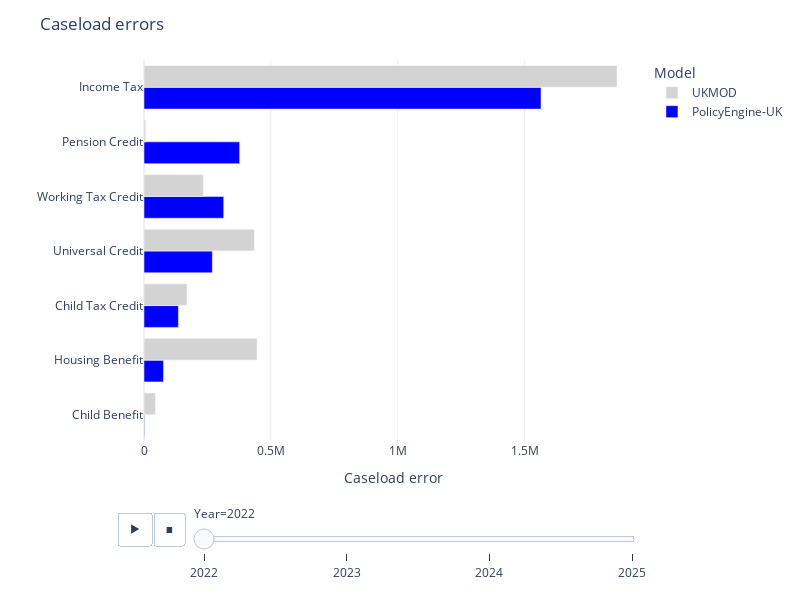

Write notebook code for a chart like this one.
### Code cell
def error_chart(table, title=None):
    hovertemplate = "<b>%{customdata[4]} in %{customdata[3]}</b><br>Error: %{x}<br>Official: %{customdata[2]}m<br>PolicyEngine-UK: %{customdata[0]}m<br>UKMOD: %{customdata[1]}m"
    table = table.replace("", np.nan).dropna(axis=0)
    table[[policyengine_uk, UKMOD]] = (
        table[[policyengine_uk, UKMOD]].abs() / 1e2
    )
    fig = (
        px.bar(
            table.sort_values(["Year", policyengine_uk]),
            x=[policyengine_uk, UKMOD],
            y="Program",
            orientation="h",
            animation_frame="Year",
            barmode="group",
            color_discrete_map={
                policyengine_uk: "blue",
                UKMOD: "lightgrey",
            },
            custom_data=[
                "PolicyEngine-UK caseload",
                "UKMOD caseload",
                "External caseload",
                "Year",
                "Program",
            ],
        )
        .update_layout(
            width=800,
            height=600,
            xaxis_title="Caseload error",
            title=title,
            template="plotly_white",
            legend_title="Model",
            yaxis_title="",
            legend_traceorder="reversed",
        )
        .update_traces(hovertemplate=hovertemplate)
    )
    for frame in fig.frames:
        for data in frame.data:
            data.hovertemplate = hovertemplate
    return fig


error_chart(
    tables_to_model_comparisons(
        {
            "": model_validation_table(
                caseload_error,
                models=[policyengine_uk, UKMOD],
                decimals=1,
                divisor=1e-2,
            ),
            "caseload": model_validation_table(
                caseload, divisor=1e6, decimals=1
            ),
        }
    ),
    title="Caseload errors",
)

### Figure 1 — Plotly figure (JSON) as saved in the notebook; plotly's stock layout.template omitted (floating-point values rounded to 4 significant figures)
{"data": [{"alignmentgroup": "True", "customdata": [[7.1, 7.1, 7.1, 2022, "Child Benefit"], [2.8, 2.3, 2.7, 2022, "Housing Benefit"], [1.4, 1.1, 1.2, 2022, "Child Tax Credit"], [4.9, 4.2, 4.6, 2022, "Universal Credit"], [1.1, 0.5, 0.8, 2022, "Working Tax Credit"], [1.8, 1.4, 1.4, 2022, "Pension Credit"], [30.3, 30, 31.9, 2022, "Income Tax"]], "hovertemplate": "<b>%{customdata[4]} in %{customdata[3]}</b><br>Error: %{x}<br>Official: %{customdata[2]}m<br>PolicyEngine-UK: %{customdata[0]}m<br>UKMOD: %{customdata[1]}m", "legendgroup": "PolicyEngine-UK", "marker": {"color": "blue", "pattern": {"shape": ""}}, "name": "PolicyEngine-UK", "offsetgroup": "PolicyEngine-UK", "orientation": "h", "showlegend": true, "textposition": "auto", "type": "bar", "x": [1924.0, 76870.0, 135700.0, 269400.0, 314200.0, 377100.0, 1565000.0], "xaxis": "x", "y": ["Child Benefit", "Housing Benefit", "Child Tax Credit", "Universal Credit", "Working Tax Credit", "Pension Credit", "Income Tax"], "yaxis": "y"}, {"alignmentgroup": "True", "customdata": [[7.1, 7.1, 7.1, 2022, "Child Benefit"], [2.8, 2.3, 2.7, 2022, "Housing Benefit"], [1.4, 1.1, 1.2, 2022, "Child Tax Credit"], [4.9, 4.2, 4.6, 2022, "Universal Credit"], [1.1, 0.5, 0.8, 2022, "Working Tax Credit"], [1.8, 1.4, 1.4, 2022, "Pension Credit"], [30.3, 30, 31.9, 2022, "Income Tax"]], "hovertemplate": "<b>%{customdata[4]} in %{customdata[3]}</b><br>Error: %{x}<br>Official: %{customdata[2]}m<br>PolicyEngine-UK: %{customdata[0]}m<br>UKMOD: %{customdata[1]}m", "legendgroup": "UKMOD", "marker": {"color": "lightgrey", "pattern": {"shape": ""}}, "name": "UKMOD", "offsetgroup": "UKMOD", "orientation": "h", "showlegend": true, "textposition": "auto", "type": "bar", "x": [45220.0, 446000, 169700.0, 435000, 233900.0, 7000, 1865000.0], "xaxis": "x", "y": ["Child Benefit", "Housing Benefit", "Child Tax Credit", "Universal Credit", "Working Tax Credit", "Pension Credit", "Income Tax"], "yaxis": "y"}], "layout": {"barmode": "group", "height": 600, "legend": {"title": {"text": "Model"}, "tracegroupgap": 0, "traceorder": "reversed"}, "margin": {"t": 60}, "sliders": [{"active": 0, "currentvalue": {"prefix": "Year="}, "len": 0.9, "pad": {"b": 10, "t": 60}, "steps": [{"args": [["2022"], {"frame": {"duration": 0, "redraw": true}, "fromcurrent": true, "mode": "immediate", "transition": {"duration": 0, "easing": "linear"}}], "label": "2022", "method": "animate"}, {"args": [["2023"], {"frame": {"duration": 0, "redraw": true}, "fromcurrent": true, "mode": "immediate", "transition": {"duration": 0, "easing": "linear"}}], "label": "2023", "method": "animate"}, {"args": [["2024"], {"frame": {"duration": 0, "redraw": true}, "fromcurrent": true, "mode": "immediate", "transition": {"duration": 0, "easing": "linear"}}], "label": "2024", "method": "animate"}, {"args": [["2025"], {"frame": {"duration": 0, "redraw": true}, "fromcurrent": true, "mode": "immediate", "transition": {"duration": 0, "easing": "linear"}}], "label": "2025", "method": "animate"}], "x": 0.1, "xanchor": "left", "y": 0, "yanchor": "top"}], "title": {"text": "Caseload errors"}, "updatemenus": [{"buttons": [{"args": [null, {"frame": {"duration": 500, "redraw": true}, "fromcurrent": true, "mode": "immediate", "transition": {"duration": 500, "easing": "linear"}}], "label": "&#9654;", "method": "animate"}, {"args": [[null], {"frame": {"duration": 0, "redraw": true}, "fromcurrent": true, "mode": "immediate", "transition": {"duration": 0, "easing": "linear"}}], "label": "&#9724;", "method": "animate"}], "direction": "left", "pad": {"r": 10, "t": 70}, "showactive": false, "type": "buttons", "x": 0.1, "xanchor": "right", "y": 0, "yanchor": "top"}], "width": 800, "xaxis": {"anchor": "y", "domain": [0, 1], "title": {"text": "Caseload error"}}, "yaxis": {"anchor": "x", "domain": [0, 1], "title": {"text": ""}}}}
